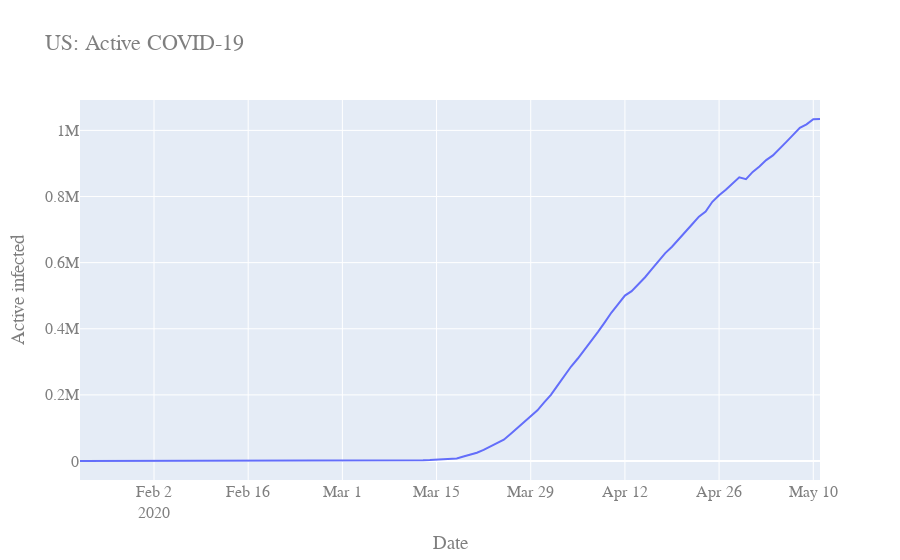

The code cell stored with this chart in its notebook:
### Code cell
fig = go.Figure([go.Scatter(x=df[df['Country/Region'] == 'US'].groupby('date')['date'].first(),
                            y=df[df['Country/Region'] == 'US'].groupby('date')['Active'].sum())])
fig.update_layout(
    title="US: Active COVID-19",
    xaxis_title="Date",
    yaxis_title="Active infected",
    font=dict(
        family="Courier New, monospace",
        size=16,
        color="#7f7f7f"
    )
)
fig.show()
